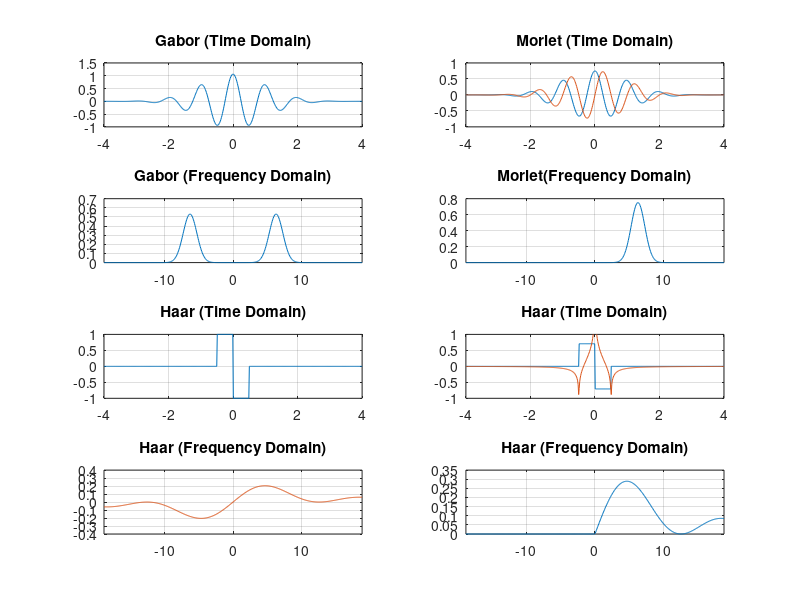

Recreate this plot in MATLAB.
# (C) 2019 Roy Seitz
# Plot wavelets
clf; clear; format shortEng;

N = 500;
t = linspace(-4, 4, N)';
w = linspace(-6*pi, 6*pi, N)';

%% Gabor
sigma = 2 * pi;
psi_gab = pi^-0.25 * sqrt(2) * exp(-1/2*t.^2) .* cos(sigma * t);
psi_gab_hat = pi^(-1/4)/sqrt(2) * (exp(-(w-sigma).^2/2) + exp(-(-w-sigma).^2/2));

subplot(4,2,1); plot(t, psi_gab); grid on; title('Gabor (Time Domain)');
subplot(4,2,3); plot(w, psi_gab_hat); grid on; title('Gabor (Frequency Domain)');
xlim([min(w) max(w)]);

%% Morlet
sigma = 2 * pi;
psi_mor = pi^-0.25 * exp(-1/2*t.^2) .* exp(1i * sigma * t);
psi_mor_hat = pi^(-1/4) * exp(-(w-sigma).^2/2);

subplot(4,2,2); plot(t, [real(psi_mor), imag(psi_mor)]); grid on; title('Morlet (Time Domain)');
subplot(4,2,4); plot(w, psi_mor_hat); grid on; title('Morlet(Frequency Domain)');
xlim([min(w) max(w)]);

% Haar
psi_haa = zeros(size(t)) + (t > -0.5 & t <= 0) - (t > 0 & t <= 0.5);
psi_haa_hat = 1/(2*sqrt(pi)) * (1 - cos(w/2))./(w/2);

subplot(4,2,5); plot(t, psi_haa); grid on; title('Haar (Time Domain)');
subplot(4,2,7); plot(w, [nan(size(w)), psi_haa_hat]); grid on; title('Haar (Frequency Domain)');
xlim([min(w) max(w)]);

% Analytic Haar
psi_aha =  (psi_haa + 1i/pi * log(abs(t.^2-0.5^2)./t.^2)) / sqrt(2);
psi_aha_hat = 1/(sqrt(2*pi)) * (1 - cos(w/2))./(w/2) .* (w >= 0);
xlim([min(w) max(w)]);

subplot(4,2,6); plot(t, [real(psi_aha) imag(psi_aha)]); grid on; title('Haar (Time Domain)');
xlim([min(t) max(t)]); ylim([-1, 1]);
subplot(4,2,8); plot(w, psi_aha_hat); grid on; title('Haar (Frequency Domain)');
xlim([min(w) max(w)]);